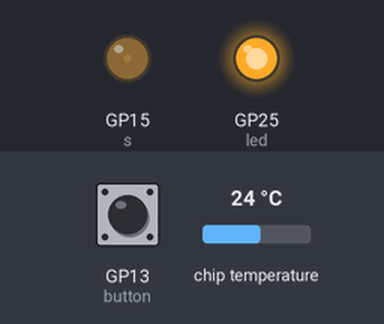
Recording of a program running on a simulated Raspberry Pi Pico running MicroPython. Parts: output pins drawn as LEDs (lit = HIGH). The inputs (shaded band) are chosen by the test bench; at power-on: GP13 (button) LOW, chip temperature 24 °C. What the program prints to the serial console is not drawn.

Above: at 1.2 s.
1.3 s: GP13 (button) pulled HIGH for 0.15 s
At 1.4 s:
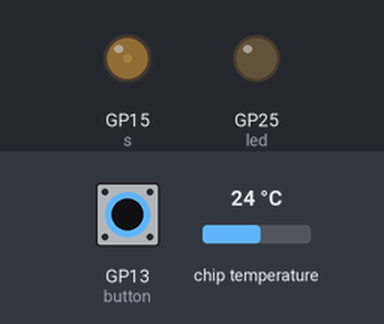
3.0 s: GP13 (button) pulled HIGH for 3.2 s
At 6.7 s:
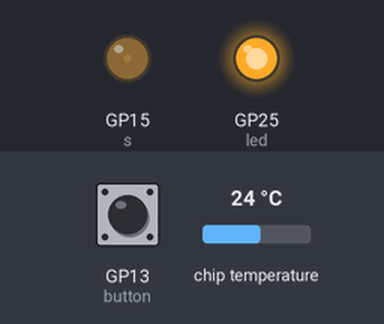
Timing chart, 0 to 8.2 s (numbered marks = the images above; inputs shaded):
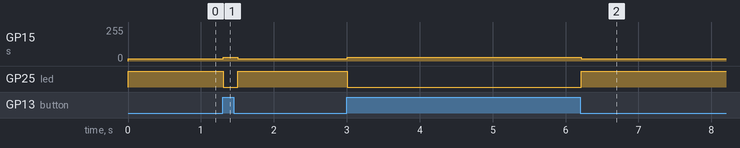

Measured:
- after the input at 1.3 s, GP15 (s): 16/255 → 28/255 at once, → 16/255 0.20 s later; GP25 (led): HIGH → LOW at once, → HIGH 0.20 s later
- after the input at 3.0 s, GP15 (s): 16/255 → 28/255 at once, → 16/255 3.2 s later; GP25 (led): HIGH → LOW at once, → HIGH 3.2 s later

The program:

Urbanito-R15V2-V1.py
```python
import machine
from machine import Pin, PWM
import time

sensor_temp = machine.ADC(4)
conversion_factor = 3.3 / (65535)


led = machine.Pin(25, machine.Pin.OUT)

button = Pin(13,Pin.IN, Pin.PULL_DOWN)


s = PWM(Pin(15))
s.freq(50)

led.on()


while True:
    reading = sensor_temp.read_u16() * conversion_factor
    temperature = 27 - (reading - 0.706)/0.001721
    print(temperature)
    if button.value() == 0:
        led.on()
        ton = ((65 + 45) * 100000) / 9
        s.duty_ns(int(ton))
        time.sleep(0.1)
    else:
        led.off()
        ton = ((155 + 45) * 100000) / 9
        s.duty_ns(int(ton))
        time.sleep(0.1)
```
